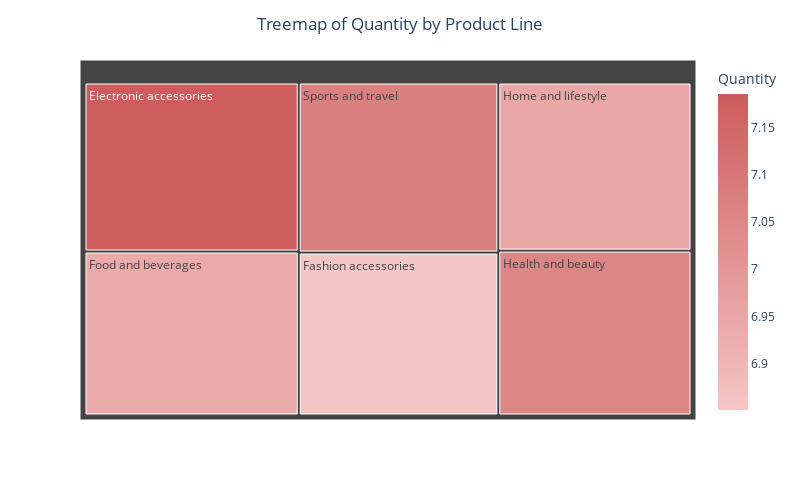

Source (notebook cell):
### Code cell
import plotly.express as px

fig = px.treemap(
    df_cleaned,
    path=['Product line'],
    values='Quantity',
    color='Quantity',
    hover_data={'Product line': True, 'Quantity': True},
    color_continuous_scale=['#f5c6c6', 'indianred'],
    width=800,
    height=500
)

fig.update_layout(
    title='Treemap of Quantity by Product Line',
    title_x=0.5  # Center the title
)

fig.show()

### Figure 1 — Plotly figure (JSON) as saved in the notebook; plotly's stock layout.template omitted (floating-point values rounded to 4 significant figures)
{"data": [{"branchvalues": "total", "customdata": [["Electronic accessories", 7.185], ["Fashion accessories", 6.851], ["Food and beverages", 6.938], ["Health and beauty", 7.052], ["Home and lifestyle", 6.949], ["Sports and travel", 7.073]], "domain": {"x": [0, 1], "y": [0, 1]}, "hovertemplate": "labels=%{label}<br>Quantity_sum=%{value}<br>parent=%{parent}<br>id=%{id}<br>Product line=%{customdata[0]}<br>Quantity=%{color}<extra></extra>", "ids": ["Electronic accessories", "Fashion accessories", "Food and beverages", "Health and beauty", "Home and lifestyle", "Sports and travel"], "labels": ["Electronic accessories", "Fashion accessories", "Food and beverages", "Health and beauty", "Home and lifestyle", "Sports and travel"], "marker": {"coloraxis": "coloraxis", "colors": [7.185, 6.851, 6.938, 7.052, 6.949, 7.073]}, "name": "", "parents": ["", "", "", "", "", ""], "type": "treemap", "values": [971, 872, 942, 854, 871, 910]}], "layout": {"coloraxis": {"colorbar": {"title": {"text": "Quantity"}}, "colorscale": [[0, "#f5c6c6"], [1, "indianred"]]}, "height": 500, "legend": {"tracegroupgap": 0}, "margin": {"t": 60}, "title": {"text": "Treemap of Quantity by Product Line", "x": 0.5}, "width": 800}}
